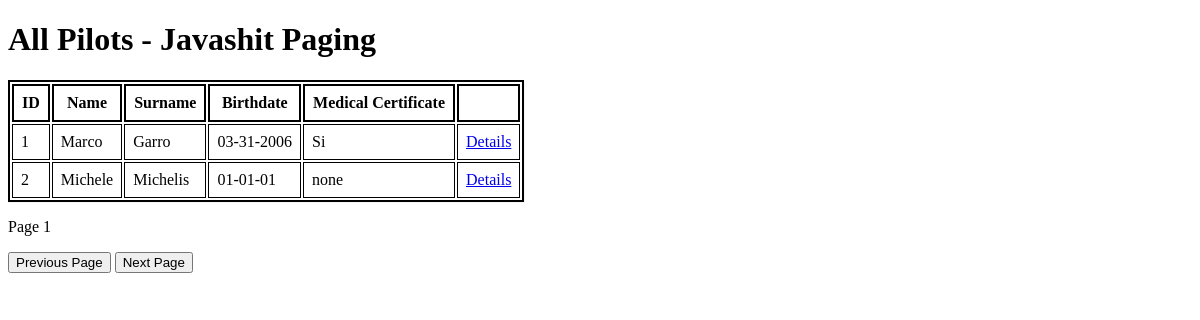
/pilots-js.php, run on an earlier commit of the app's database.
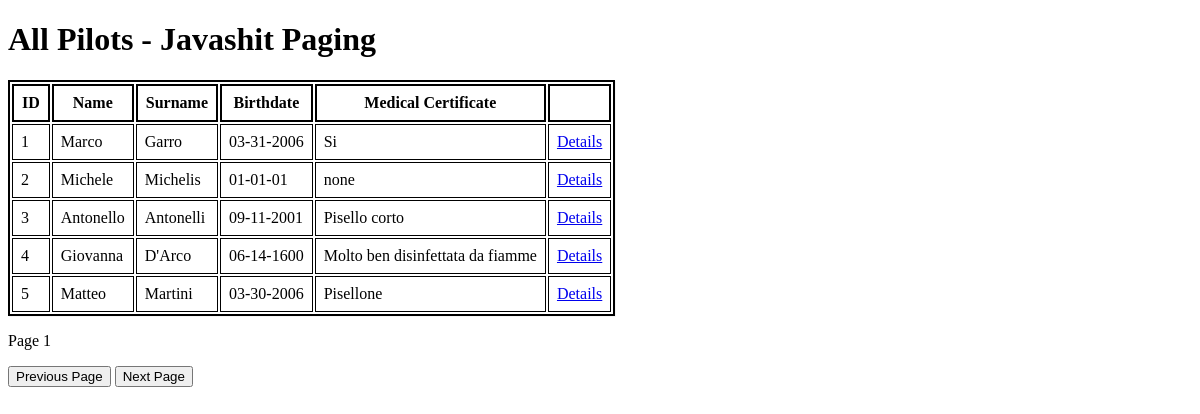
And on a later commit of the database.
### tables this page shows
CREATE TABLE studentPilot(
    id INTEGER PRIMARY KEY AUTOINCREMENT,
    name TEXT,
    surname TEXT,
    birthDate DATE,
    medicalCertificate TEXT
);

### Dao/PilotsDAO.php (called while the page is built, shortened)
<?php
include_once ("./Classes/Pilot.php");
class PilotsDAO extends GenericDAO {
  public static function readAll(): ?array {
    $result = GenericDAO::$pdo->query("SELECT * FROM studentPilot;");
    $rows = $result->fetchAll(PDO::FETCH_ASSOC);
    $pilots = array();
    foreach ($rows as $row) {
      $pilots[] = new Pilot(
         $row["id"],
         $row["name"],
         $row["surname"],
         $row["birthDate"],
         $row["medicalCertificate"]
      );
    }
    return $pilots;
  }
}

### Classes/Pilot.php (the view, shortened to what this page needs)
<?php
class Pilot {
  private $id;
  private $name;
  private $surname;
  private $birthDate;
  private $medicalCertificate;
  public function __construct($id, $name, $surname, $birthDate, $medicalCertificate)
  {
    $this->id = $id;
    $this->name = $name;
    $this->surname = $surname;
    $this->birthDate = $birthDate;
    $this->medicalCertificate = $medicalCertificate;
  }
  public function toRow(): string {
    return <<< HTML
<tr id="$this->id">
    <td>$this->id</td>
    <td>$this->name</td>
    <td>$this->surname</td>
    <td>$this->birthDate</td>
    <td>$this->medicalCertificate</td>
    <td><a href="/pilot.php?id=$this->id">Details</a></td>
</tr>
HTML;
  }
}

### pilots-js.php (shortened to what this page needs)
<?php
include_once ("Classes/Pilot.php");
include_once ("Dao/GenericDAO.php");
include_once ("Dao/PilotsDAO.php");
$pilots = array();
try {
  $pilots = PilotsDAO::readAll();
} catch (Exception $exception) {
  echo "<h1>".$exception->getMessage()."</h1>";
}
?>
<!DOCTYPE html>
<html lang="en">
<head>
  <link rel="stylesheet" type="text/css" href="index.css" />
</head>
<body>
    <h1>All Pilots - Javashit Paging</h1>
    <table id="items">
        <thead>
            <tr>
                <th>ID</th>
                <th>Name</th>
                <th>Surname</th>
                <th>Birthdate</th>
                <th>Medical Certificate</th>
                <th></th>
            </tr>
        </thead>
        <tbody>
            <?php
            if(count($pilots) > 0) {
              foreach ($pilots as $pilot) {
                echo $pilot->toRow();
              }
            } else {
                echo "<h2>no results</h2>";
            }
            ?>
        </tbody>
    </table>
    <footer>
        <p id="txtPageIndex">Page</p>
        <button id="btnPrev">Previous Page</button>
        <button id="btnNext">Next Page</button>
    </footer>
</body>
</html>

### index.css (style rules this page uses)
body { color: black; }
td, th { border: black 1px solid; padding: 0.5rem; }
table, th { border: black 2px solid; }
table { box-shadow: 1px 1px #0000000a; }
footer { display: inline-block; }

What changed in the data, as far as the page shows it:
added studentpilot: id "3", name "Antonello", surname "Antonelli", birthDate "09-11-2001", medicalCertificate "Pisello corto"
added studentpilot: id "4", name "Giovanna", surname "D'Arco", birthDate "06-14-1600", medicalCertificate "Molto ben disinfettata da fiamme"
added studentpilot: id "5", name "Matteo", surname "Martini", birthDate "03-30-2006", medicalCertificate "Pisellone"
